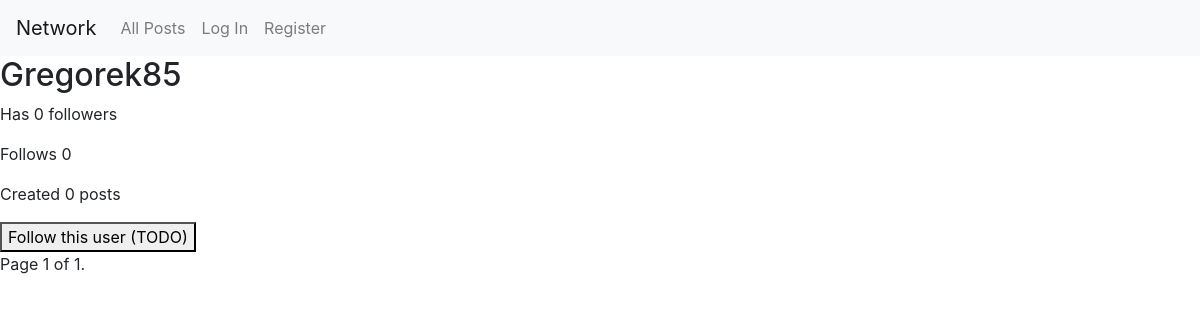
/profile/1, run on an earlier commit of the app's database.
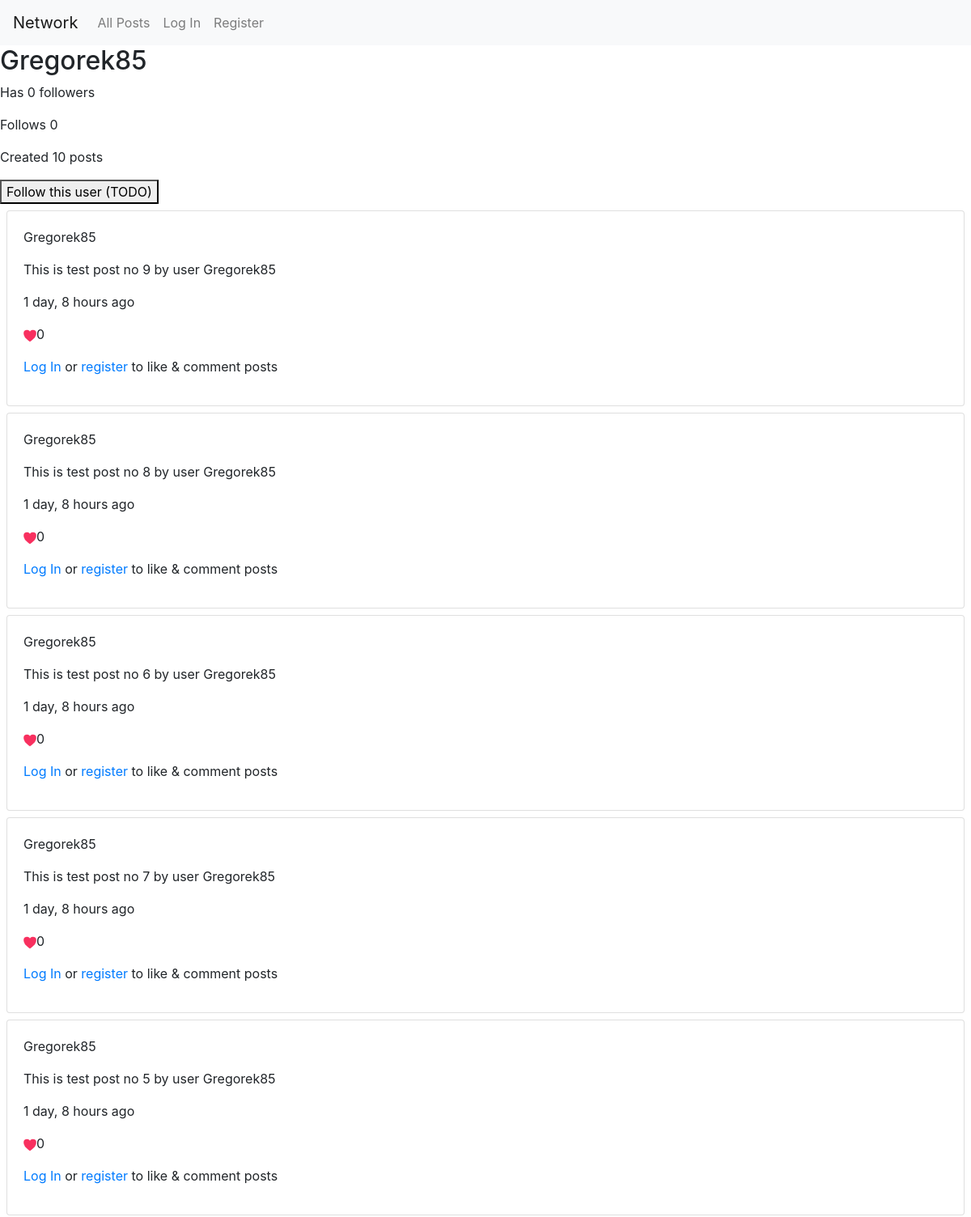
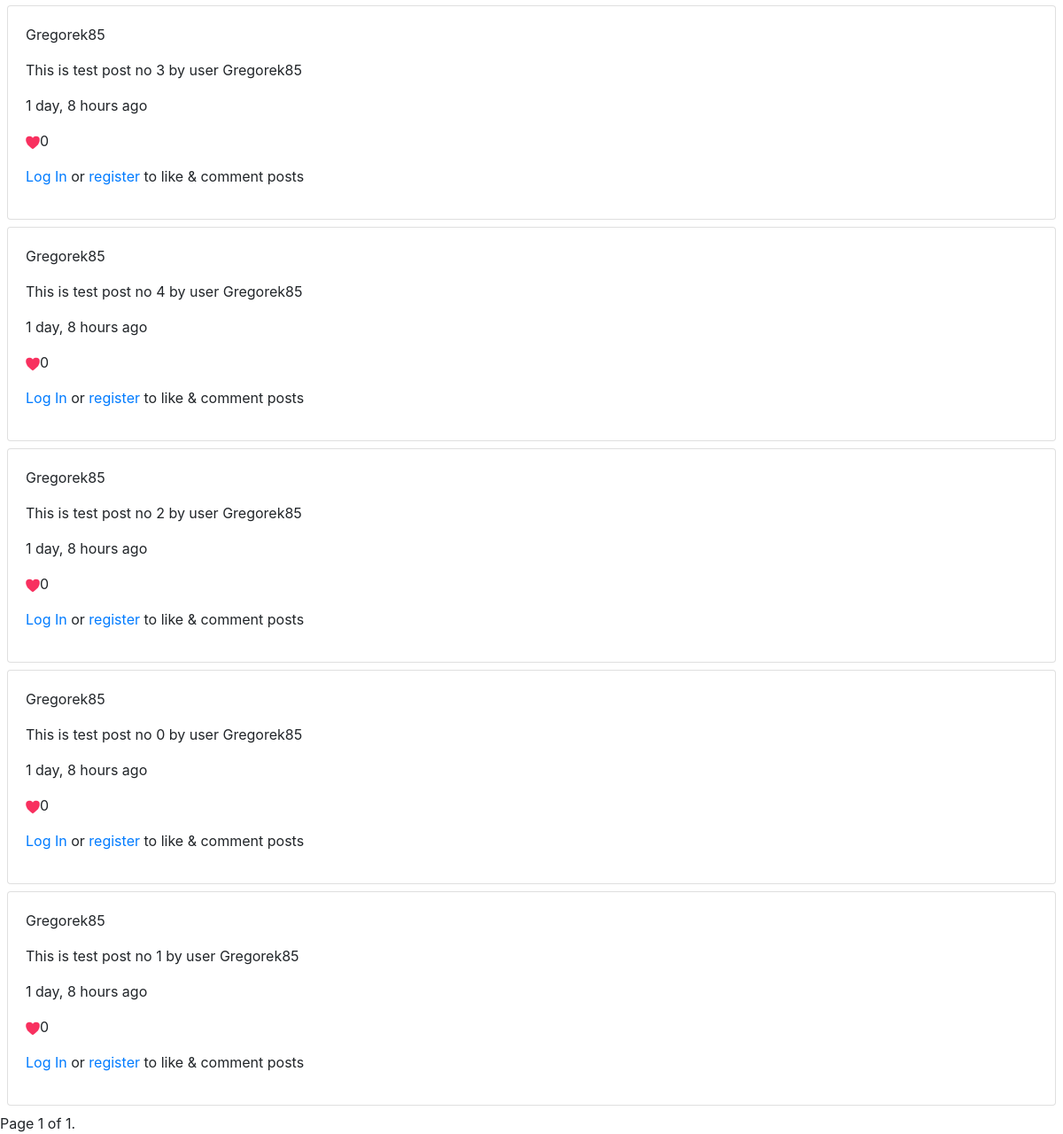
And on a later commit of the database (2 pictures, top to bottom).
### network/models.py (models this page shows)
class User(AbstractUser):
    following = models.ManyToManyField(
        "self", related_name="followed_by", symmetrical=False, default=None, blank=True
    )
    @property
    def number_of_posts(self):
        return self.posts.count()
    @property
    def no_of_following(self):
        return self.following.count()
    @property
    def number_of_followers(self):
        return self.followed_by.count()

class Post(models.Model):
    author = models.ForeignKey(
        User, on_delete=models.SET_NULL, null=True, related_name="posts"
    )
    content = models.TextField()
    liked_by = models.ManyToManyField(
        User, related_name="likes", blank=True, default=None
    )
    publication_datetime = models.DateTimeField(auto_now_add=True)
    modification_datetime = models.DateTimeField(auto_now=True)
    @property
    def no_of_likes(self):
        return self.liked_by.count()
    class Meta:
        ordering = ["-publication_datetime"]

### network/views.py (the view)
# urls.py: path("profile/<int:user_pk>", views.profile, name="profile"),
def profile(request, user_pk):
    try:
        req_user = User.objects.get(pk=user_pk)
    except User.DoesNotExist:
        raise Http404
    posts_list = Post.objects.filter(author=req_user)
    page_obj = paginate_posts(request, posts_list)
    return render(
        request, "network/profile.html", {"req_user": req_user, "page_obj": page_obj}
    )

### network/views.py (called while the page is built)
def paginate_posts(request, posts_list):
    paginator = Paginator(posts_list, 10)  # Show 10 posts per page.
    page_number = request.GET.get("page")
    page_obj = paginator.get_page(page_number)
    return page_obj

### network/templates/network/profile.html
{% extends "network/index.html" %}
{% block body %}
<div class="flex-column">
<h2>{{req_user.username}}</h2>
<p>Has {{req_user.number_of_followers}} followers</p>
<p>Follows {{req_user.no_of_following}}</p>
<p>Created {{req_user.number_of_posts}} posts</p>
{%if req_user != user%}
<button class="myBtn">Follow this user (TODO)</button>
{%endif%}
</div>
{{ block.super }}
{% endblock %}

### network/templates/network/index.html (shortened to what this page needs)
{% extends "network/layout.html" %}
{%load humanize%}
{% block body %}
<div class="flex-column">
{% for post in page_obj %}
<div class="flex-column card m-2">
<div class="card-body">
<p>{{post.author.username}}</p>
<p>{{ post.content }}</p>
<p>{{ post.publication_datetime|naturaltime}}</p>
<p><img {% if auth_tru %} class="like_btn" {%endif%} id="heart_{{post.pk}}" src="/static/network/heart.png">{{post.no_of_likes}}</p>
{% if auth_tru %}
<button id="edit_{{comment.pk}}" class="btn btn-outline-secondary btn-sm">Comment (TODO)</button>
{%else%}
<p><a class="link" href="{% url 'login' %}">Log In</a> or <a class="link" href="{% url 'register' %}">register</a> to like & comment posts</p>
{%endif%}
</div>
</div>
{% endfor %}
</div>
<span class="current">
    Page {{ page_obj.number }} of {{ page_obj.paginator.num_pages }}.
</span>
{% endblock %}

What changed in the data, as far as the page shows it:
computed for User "Gregorek85": number_of_posts "0" → "10"
added Post: author.username "Gregorek85", content "This is test post no 9 by user Gregorek85", publication_datetime "1 day, 8 hours ago", no_of_likes "0"
added Post: author.username "Gregorek85", content "This is test post no 8 by user Gregorek85", publication_datetime "1 day, 8 hours ago", no_of_likes "0"
added Post: author.username "Gregorek85", content "This is test post no 6 by user Gregorek85", publication_datetime "1 day, 8 hours ago", no_of_likes "0"
added Post: author.username "Gregorek85", content "This is test post no 7 by user Gregorek85", publication_datetime "1 day, 8 hours ago", no_of_likes "0"
added Post: author.username "Gregorek85", content "This is test post no 5 by user Gregorek85", publication_datetime "1 day, 8 hours ago", no_of_likes "0"
added Post: author.username "Gregorek85", content "This is test post no 3 by user Gregorek85", publication_datetime "1 day, 8 hours ago", no_of_likes "0"
added Post: author.username "Gregorek85", content "This is test post no 4 by user Gregorek85", publication_datetime "1 day, 8 hours ago", no_of_likes "0"
added Post: author.username "Gregorek85", content "This is test post no 2 by user Gregorek85", publication_datetime "1 day, 8 hours ago", no_of_likes "0"
added Post: author.username "Gregorek85", content "This is test post no 0 by user Gregorek85", publication_datetime "1 day, 8 hours ago", no_of_likes "0"
added Post: author.username "Gregorek85", content "This is test post no 1 by user Gregorek85", publication_datetime "1 day, 8 hours ago", no_of_likes "0"
